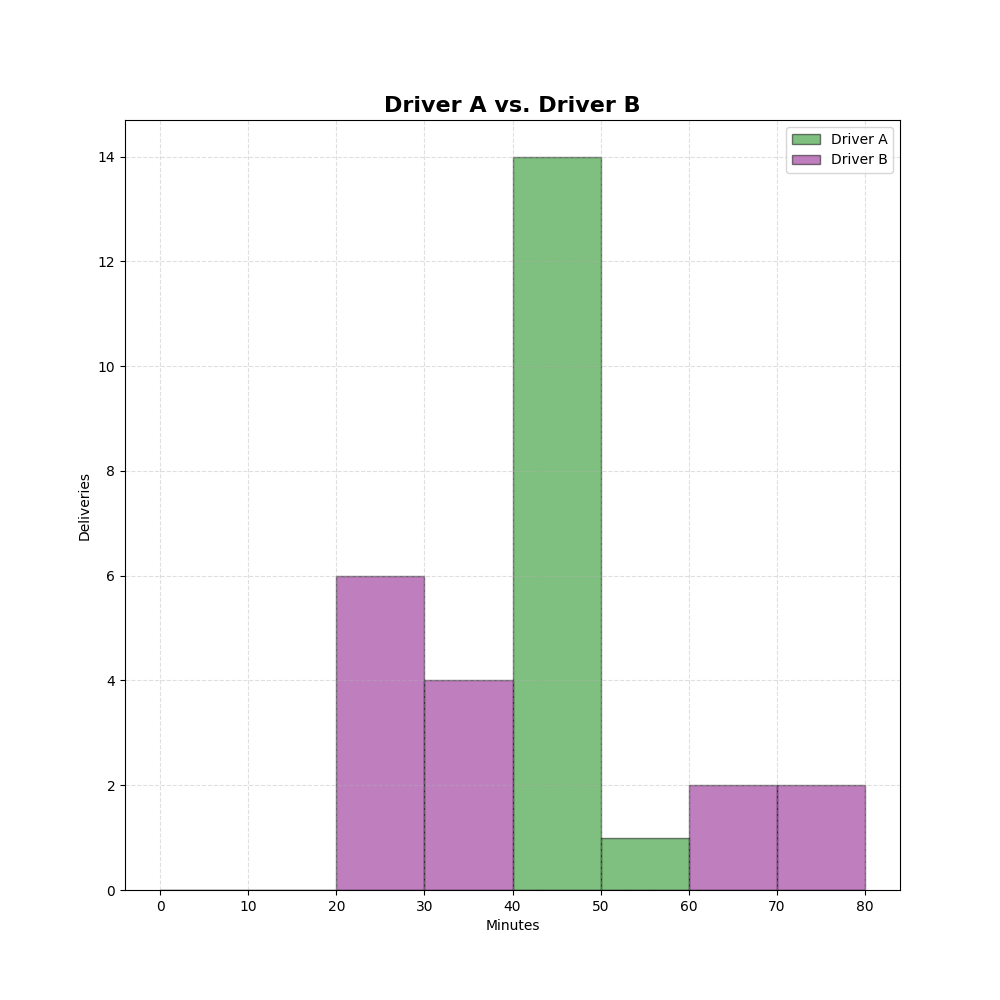

Source code (Python):
import matplotlib.pyplot as plt

# Driver A: Mostly consistent (around 40-50 mins)
driver_a = [45, 48, 42, 47, 46, 44, 49, 41, 45, 43, 48, 52, 40, 46, 47]

# Driver B: Wildly variable (some fast, some slow, some outliers)
driver_b = [25, 30, 28, 32, 65, 70, 22, 29, 31, 26, 68, 72, 27, 33, 110]

plt.figure(figsize=(10,10))
plt.hist(driver_a ,label= "Driver A" ,range=(0,80), bins=8 , color='green' , alpha = 0.5 , edgecolor = 'black')
plt.hist(driver_b ,label= "Driver B" , range=(0,80), bins=8 , color='purple' , alpha = 0.5 , edgecolor = 'black')
plt.title("Driver A vs. Driver B" , fontsize = 16 , fontweight = 'bold')
plt.xlabel("Minutes")
plt.ylabel("Deliveries")
plt.grid(True,linestyle='--',alpha=0.4)
plt.legend()
plt.savefig('hist_capstone.png')
plt.show()